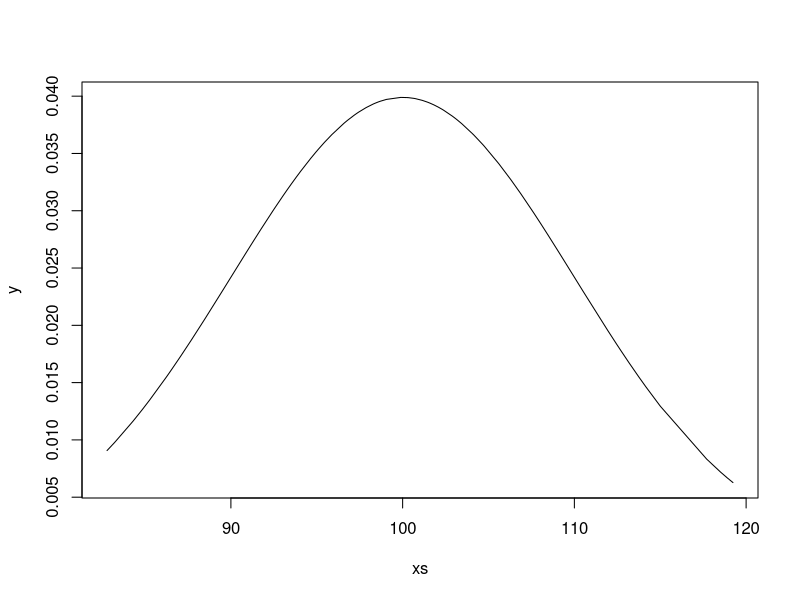
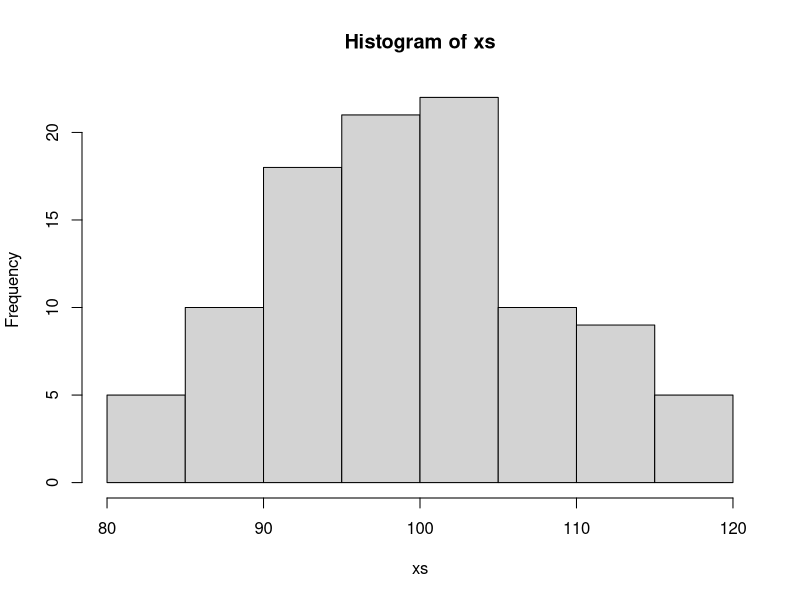
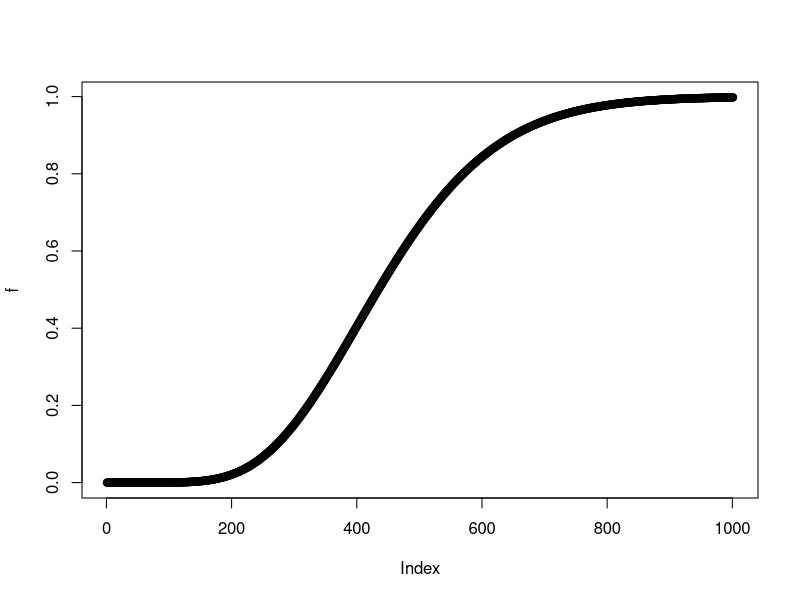
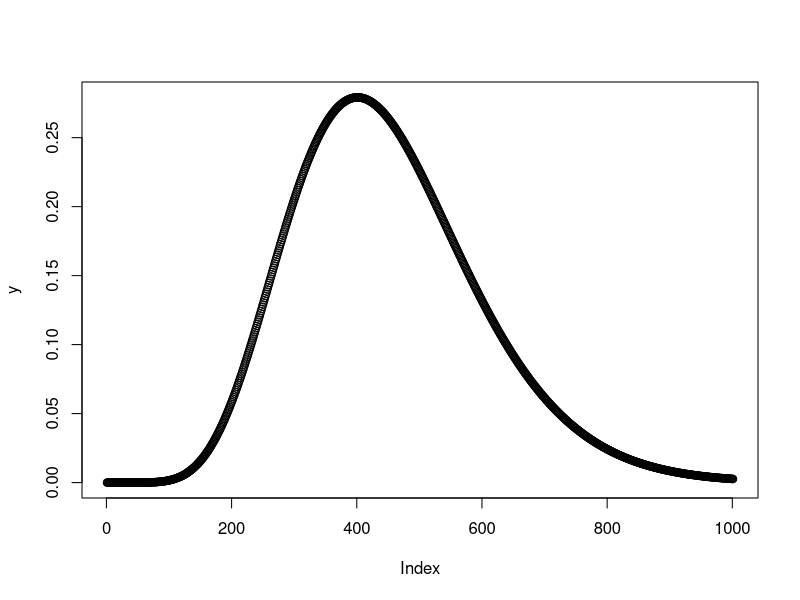
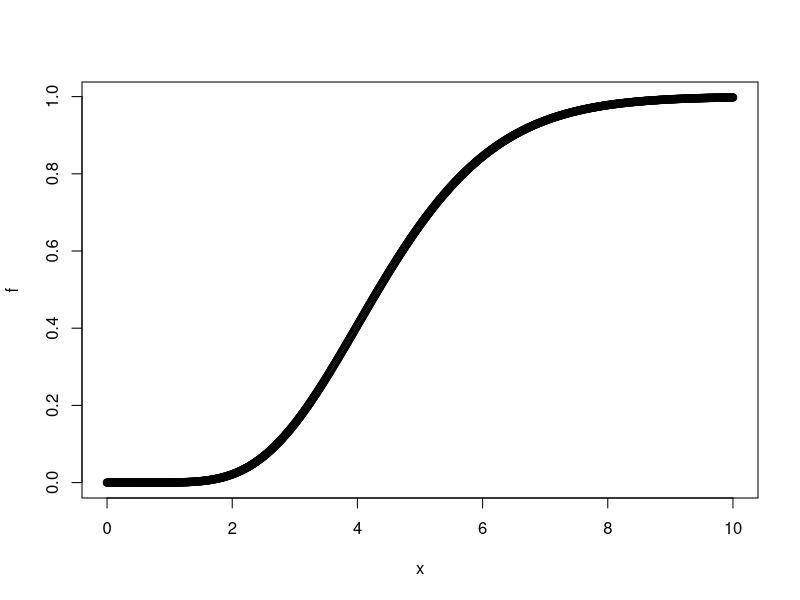
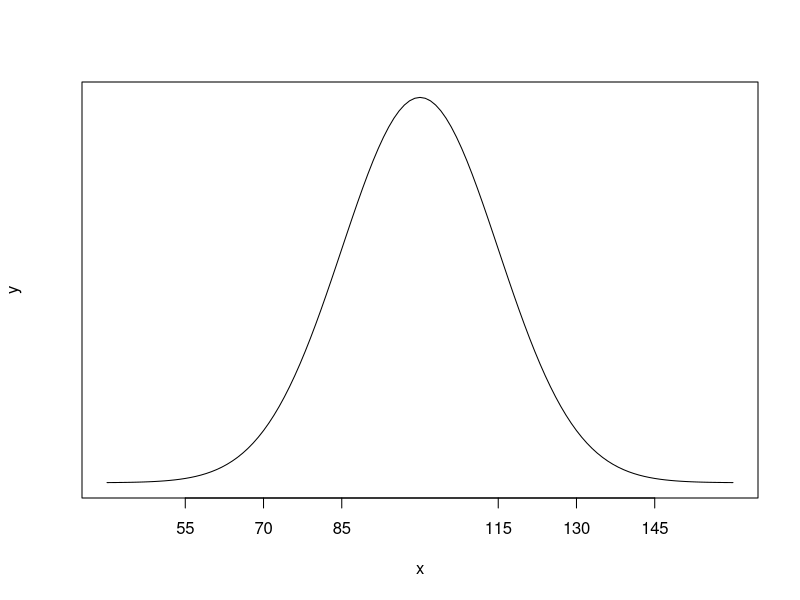

Here is the R script that generated these plots, in order:
# Creating a random variable x normal dist of 100 numbers and mean 100, sd 10
x <- rnorm(100, 100, 10)
xs <- sort(x)
y <- dnorm(xs, 100, 10)
plot(xs, y, type = "l")
h <- hist(xs)

x <- seq(0, 10, 0.01)
f <- pgamma(x, shape = 9, rate = 2)
plot(f)
max(f)
y <- dgamma(x, shape = 9, rate = 2)
plot(y)
plot(x, f)
df <- data.frame(x, y, f)

x <- seq(40, 160, 1)
y <- dnorm(x, 100, 15)
sd <- 15
plot(x, y, type = "l", xaxt = "n", yaxt = "n")
axis(1, at = c(100 - 3 * sd, 100 - 2 * sd,
             100 - sd, 100 + sd, 100 + 2 * sd,
              100 + 3 * sd))
